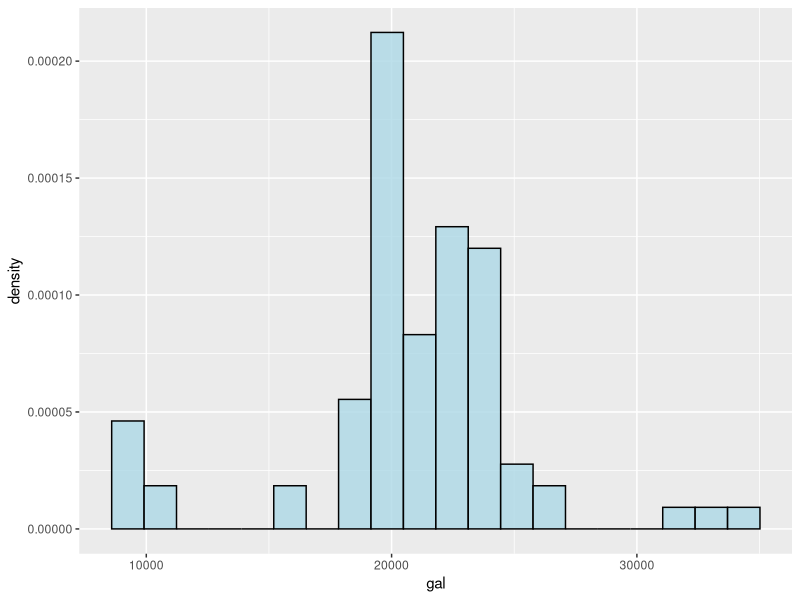
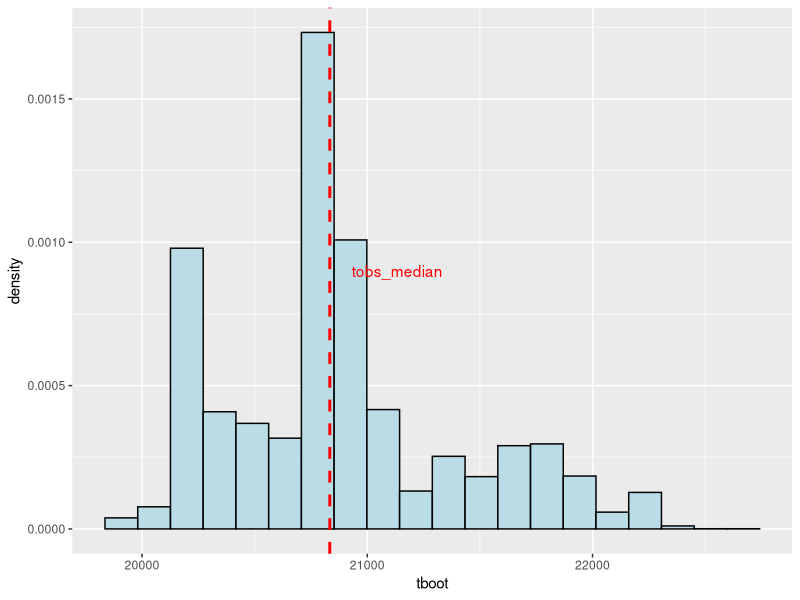
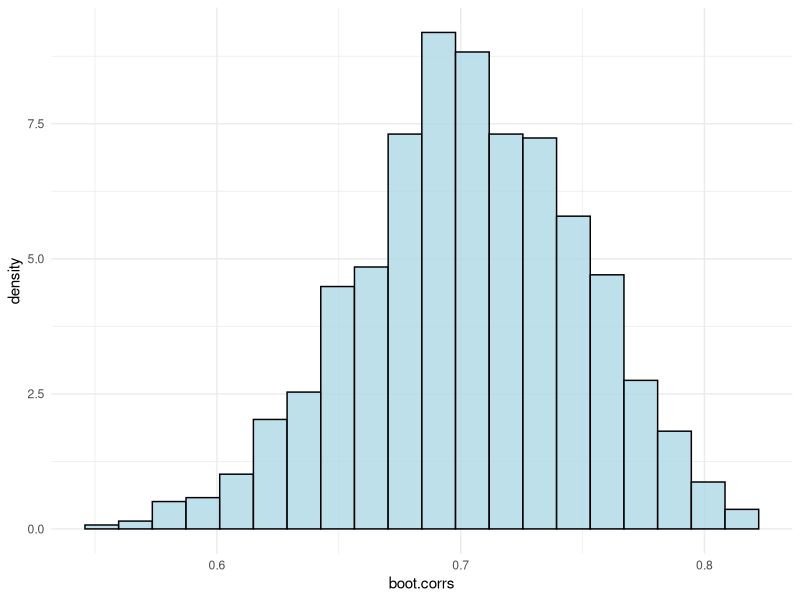

The R source for these figures, in order:
## ---- chunk 1
library(MASS)
library(ggplot2)
library(knitr)

# Generate a uniform using sample
unif_1 <- sample(0:99, size = 50, replace = TRUE)

# Sample from this without replacement
unif_2 <- sample(unif_1, size = 10, replace = FALSE)

# Sample with replacement multiple times
unif_3 <- replicate(10, sample(unif_1, size = 50, replace = TRUE))

## ---- chunk 2
gal <- galaxies
ggplot() +
  geom_histogram(aes(x = gal, y = after_stat(density)),
                 bins = 20,
                 alpha = 0.8,
                 fill = "lightblue",
                 colour = "black")

tobs_median <- median(gal)
## ---- chunk 3
B <- 10000

## ---- chunk 4
tboot <- replicate(B, median(sample(gal, length(gal), replace = TRUE)))

## ---- chunk 5
mean(tboot) - tobs_median

## ---- chunk 6
se <- sd(tboot)
se
## ---- chunk 7
ggplot() +
  geom_histogram(aes(x = tboot, y = after_stat(density)),
                 bins = 20,
                 colour = "black",
                 fill = "lightblue",
                 alpha = 0.8) +
  geom_vline(xintercept = tobs_median, colour = "red", size = 1, linetype = "dashed") +
  geom_text(aes(x = median(tboot), y = 9e-4, label = "tobs_median"), colour = "red", nudge_x = 300)


## ---- chunk 8
#| warning: false

# For the 95% confidence interval, we use the 2.5th and 97.5th percentiles
med_percentile_ci <- quantile(tboot, c(0.025, 0.975))

# Calculate the 95% bootstrap confidence interval (percentiles)
med_bootstrap_ci <- 2*c(tobs_median, tobs_median) - quantile(tboot, c(0.975, 0.025))

kable(data.frame(col1 = c(med_percentile_ci[1], med_bootstrap_ci[1]),
                 col2 = c(med_percentile_ci[2], med_bootstrap_ci[2]), 
                 row.names = c("Percentile", "Bootstrap")), 
      col.names = c("2.5%", "97.5%"), digits = 4)

## ---- chunk 9
boot.funct <- function()
{
  boot.sample <- sample(gal, replace = TRUE)
  return(c(mean(boot.sample), sd(boot.sample)))
}

boot.stats <- replicate(B, boot.funct())
tboot_mean <- boot.stats[1,]                            # Means for samples 
tboot_sds  <- boot.stats[2,]                            # SDs for samples 
tobs_mean  <- mean(gal)                                 # Mean of original
tsd        <- sd(gal)                                   # SD of original
n          <- length(gal)
boot.ts    <- (tboot_mean - tobs_mean)/(tboot_sds / sqrt(n)) # T stats for samples

# Calculate the 95% bootstrap confidence interval (percentiles)
percentile_ci <- quantile(tboot_mean, c(0.025, 0.975))

# Calculate the 95% bootstrap confidence interval (percentiles)
bootstrap_ci <- 2*c(tobs_mean, tobs_mean) - quantile(tboot_mean, c(0.975, 0.025))

# Calculate the 95% T confidence interval (percentiles)
t_ci <- c(tobs_mean, tobs_mean) - (tsd/sqrt(n)) * quantile(boot.ts, c(0.975, 0.025))

kable(data.frame(col1 = c(percentile_ci[1], bootstrap_ci[1], t_ci[1]),
                 col2 = c(percentile_ci[2], bootstrap_ci[2], t_ci[2]), 
                 row.names = c("Percentile CI", "Bootstrap CI", "T CI")), 
      col.names = c("2.5%", "97.5%"), digits = 4)

## ---- chunk 10
library(boot)

bt.smpls <- boot(gal, function(x, i) median(x[i]), R = 3000)         

# see Venables and Ripley, pg.134
# take 3000 bootstrap samples, returns the 3000 medians of these

bt.smpls

boot.ci(bt.smpls, type = c("norm", "basic", "perc", "bca"))    # all sorts of confidence intervals
help(boot.ci)          # bca gives a bias corrected and accelerated 
                       # (improved) percentile interval
cat("Normal CI:", c(tobs_median - 1.96 * se, tobs_median + 1.96 * se), "\n")
cat("Pecentile interval:", med_percentile_ci, "\n")
cat("Pecentile interval:", med_bootstrap_ci, "\n")

## ---- chunk 11
df <- as.data.frame(airquality[, c("Temp", "Ozone")]) # Only necessary cols
df <- na.omit(df)    # Removes NA's
n  <- nrow(df)       # Number of obs in dataset

correlations <- function(n, df)
{
  cases <- sample(1:n, replace = TRUE)
  booti <- df[cases, ]
  return(cor(booti[1], booti[2]))
}

B <- 1000
corr.sample <- cor(df$Temp, df$Ozone)
boot.corrs  <- replicate(B, correlations(n, df))

ggplot() +
  geom_histogram(aes(x = boot.corrs, y = after_stat(density)),
                 colour = "black",
                 fill = "lightblue",
                 alpha = 0.8,
                 bins = 20,
                 ) +
  theme_minimal()

# Percentile Interval
percentile_ci <- quantile(boot.corrs, c(0.025, 0.975))

# Basic Bootstrap Interval
bootstrap_ci  <- 2*c(corr.sample, corr.sample) - 
                  quantile(boot.corrs, c(0.975, 0.025))

# Bias
bias.boot <- mean(boot.corrs) - corr.sample

## Standard Error
se.boot <- sd(boot.corrs)

kable(data.frame(col1 = c(percentile_ci[1], bootstrap_ci[1]),
                 col2 = c(percentile_ci[2], bootstrap_ci[2]), 
                 row.names = c("Percentile CI", "Bootstrap CI")), 
      col.names = c("2.5%", "97.5%"), digits = 4, 
      caption = "Non-Parametric Bootstrapping Confidence Intervals")

## ---- chunk 12
# Get sample correlation
corr.sample <- cor(df$Temp, df$Ozone)
n <- length(df$Temp)

# Fit linear regression model
model <- lm(Ozone ~ Temp, data = df)

# Get the residuals from the fitted model
residuals <- model$residuals

# Get the predicted values (fitted values) from the model
fitted_values <- model$fitted.values

par_boot_correlations <- function(n, df, residuals, fitted_values)
{
  bootstrap_residuals <- sample(residuals, size = n, replace = TRUE)
  
  bootstrap_ozone <- fitted_values + bootstrap_residuals
  
  return(cor(df$Temp, bootstrap_ozone))
}

B <- 1000
corr.sample <- cor(df$Temp, df$Ozone)
boot.corrs  <- replicate(B, par_boot_correlations(n, df, 
                                                  residuals, fitted_values))

# Percentile Interval
percentile_ci <- quantile(boot.corrs, c(0.025, 0.975))

# Basic Bootstrap Interval
bootstrap_ci  <- 2*c(corr.sample, corr.sample) - 
                  quantile(boot.corrs, c(0.975, 0.025))

kable(data.frame(col1 = c(percentile_ci[1], bootstrap_ci[1]),
                 col2 = c(percentile_ci[2], bootstrap_ci[2]), 
                 row.names = c("Percentile CI", "Bootstrap CI")), 
      col.names = c("2.5%", "97.5%"), digits = 4, 
      caption = "Semi-Parametric Bootstrapping Confidence Intervals")

## ---- chunk 13
# Get sample correlation
corr.sample <- cor(df$Temp, df$Ozone)
n <- length(df$Temp)

# Fit linear regression model
model <- lm(Ozone ~ Temp, data = df)

# Get the residuals from the fitted model
residuals <- model$residuals

# Get the predicted values (fitted values) from the model
fitted_values <- model$fitted.values

# Variance of the residuals
var <- var(residuals)

par_boot_correlations <- function(n, df, var, fitted_values)
{
  sample_norm <- rnorm(n, mean = 0, sd = sqrt(var))
  bootstrap_residuals <- sample(sample_norm, size = n, replace = TRUE)
  
  bootstrap_ozone <- fitted_values + bootstrap_residuals
  
  return(cor(df$Temp, bootstrap_ozone))
}

B <- 1000
corr.sample <- cor(df$Temp, df$Ozone)
boot.corrs  <- replicate(B, par_boot_correlations(n, df, 
                                                  var, fitted_values))

# Percentile Interval
percentile_ci <- quantile(boot.corrs, c(0.025, 0.975))

# Basic Bootstrap Interval
bootstrap_ci  <- 2*c(corr.sample, corr.sample) - 
                  quantile(boot.corrs, c(0.975, 0.025))

kable(data.frame(col1 = c(percentile_ci[1], bootstrap_ci[1]),
                 col2 = c(percentile_ci[2], bootstrap_ci[2]), 
                 row.names = c("Percentile CI", "Bootstrap CI")), 
      col.names = c("2.5%", "97.5%"), digits = 4, 
      caption = "Parametric Bootstrapping Confidence Intervals")

## ---- chunk 14

High <- "55/3338 = 0.0165"
Low <- "21/2676 = 0.0078"
RR <- "2.12"

tab <- data.frame(rbind(High, Low, RR))
row.names(tab) <- c("high", "low", "relative risk")

kable(tab, col.names = c("blood pressure", "cardiovascular disease"))

